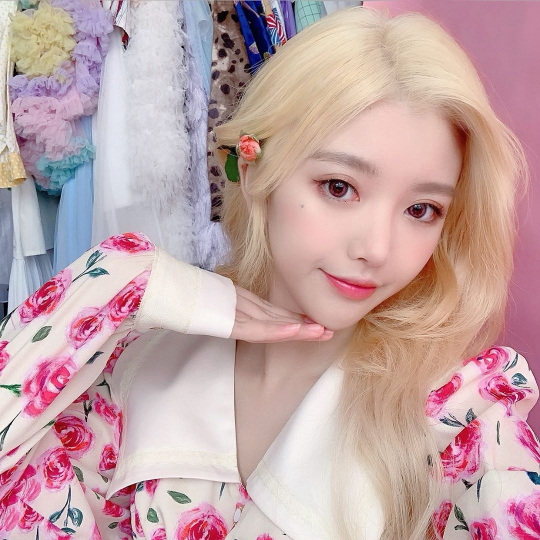
#> input picture image processing/images/btl.jpg, 1080 x 1080 px, given as the content of the folder dataset/Original/Testing, which was not available (shown at 1/2 size)
$ python dataset.py
#> lines starting #> are read from the running program, lines starting #| are printed output that depends on the picture; pictures that were not available may be replaced by others from this repository, and a replacement may not be noted
### Deep Learning/CNN/Unet/transforms.py
import cv2
import time
import random
import numpy as np
import tensorflow as tf


class ToTensor(object):

    def __call__(self, img, mask):
        """
        Convert Image to Tensorflow Tensor
        :param img:
        :param mask:
        :return: img, mask
        """
        img = tf.convert_to_tensor(img)
        mask = tf.convert_to_tensor(mask)
        return img, mask


class Normalize(object):
    def __init__(self, std, mean):
        super(Normalize, self).__init__()
        self.std = std
        self.mean = mean

    def __call__(self, img, mask):
        """
        Normalize image with mean and std of imagenet dataset
        :param img:
        :param mask
        :return: img, mask
        """
        img = img / 255.0
        mask = mask / 255.0
        img -= self.mean
        img /= self.std
        return img, mask


class RandomFlip(object):

    # [14 lines left out: function __call__, not called in this run]


class Resize(object):
    def __init__(self, dim):
        super(Resize, self).__init__()
        self.dim = dim

    def __call__(self, img, mask):
        """
        Resize image with shape(width, height)
        :param img:
        :param mask:
        :return: img, mask
        """
        img = cv2.resize(img, self.dim)
        mask = cv2.resize(mask, self.dim)
        return img, mask


class RandomRotate(object):
    # [15 lines left out: function __call__, not called in this run]


class RandomCrop(object):
    def __init__(self, dim):
        super(RandomCrop, self).__init__()
        self.dim = dim

    def __call__(self, img, mask):
        """
        Crop image with fixed shape and random
        :param img:
        :param mask:
        :return: img, mask
        """
        h, w = img.shape[:2]
        y = random.randint(0, h - self.dim[1])
        x = random.randint(0, w - self.dim[0])

        img = img[y:y+self.dim[1], x:x + self.dim[0]]
        mask = mask[y:y + self.dim[1], x:x + self.dim[0]]

        return img, mask


class RandomGaussianBlur(object):

    # [12 lines left out: function __call__, not called in this run]


class ChangeBrightness(object):

    # [15 lines left out: function __call__, not called in this run]


import json
from config import *
from os.path import join
# [13 lines left out: function main, not called in this run]
    # [21 lines of commented-out code are left out]


# [2 lines that do not run on import are left out]

### Deep Learning/CNN/Unet/dataset.py
import cv2
import numpy as np
import tensorflow as tf
from glob import glob
from tqdm import tqdm
from os.path import join
from config import *
from transforms import *
from tensorflow.keras.utils import Sequence


class Dataset(Sequence):
    def __init__(self, imgs, phase='Training', batch_size=8):
        self.phase = phase
        self.batch_size = batch_size
        self.imgs = imgs


    def load_data(self, imgs_batch):
        imgs = list()
        masks = list()

        for img_name in imgs_batch:
            img_path = join(img_paths, self.phase, img_name)
            mask_path = join(mask_paths, self.phase, img_name.split('.')[0] + '.png')

            img = cv2.imread(img_path)
            mask = cv2.imread(mask_path)

            if self.phase == 'Training':
                img, mask = self.train_transform(img, mask)
            else:
                img, mask = self.val_transfrom(img, mask)

            imgs.append(img)
            masks.append(mask)

        imgs = tf.convert_to_tensor(imgs)
        masks = tf.convert_to_tensor(masks)

        return imgs, masks


    def train_transform(self, img, mask):
        img, mask = Resize(dim=(256, 256))(img, mask)
        img, mask = RandomRotate()(img, mask)
        img, mask = ChangeBrightness()(img, mask)
        img, mask = RandomGaussianBlur()(img, mask)
        img, mask = RandomCrop(dim=(224, 224))(img, mask)
        img, mask = Normalize(std=[0.229, 0.224, 0.225],
                              mean=[0.485, 0.456, 0.406])(img, mask)
        img, mask = ToTensor()(img, mask[:, :, 0])

        return img, mask


    def val_transfrom(self, img, mask):
        img, mask = Resize(dim=(256, 256))(img, mask)
        img, mask = RandomCrop(dim=(224, 224))(img, mask)
        img, mask = Normalize(std=[0.229, 0.224, 0.225],
                              mean=[0.485, 0.456, 0.406])(img, mask)
        img, mask = ToTensor()(img, mask[:, :, 0])

        return img, mask


    def __getitem__(self, index):

        stop = (index + 1)*self.batch_size

        if stop > len(self.imgs):
            stop = len(self.imgs)

        imgs_batch = self.imgs[index*self.batch_size:stop]
        imgs, masks = self.load_data(imgs_batch)

        return imgs, masks


    def __len__(self):
        return int(np.ceil(len(self.imgs) / self.batch_size))


def main():
    img_names = list()
    img_paths = glob(join('dataset/Original/Testing', '*'))

    for i in img_paths:
        name = i.split('/')[-1]
        img_names.append(name)

    val_dataset = Dataset(img_names, phase='Testing', batch_size=8)

    for i in range(len(val_dataset)):
        img, mask = val_dataset[i]
        print(i, len((img)), len(img_names))
#> this loop made 1 pass
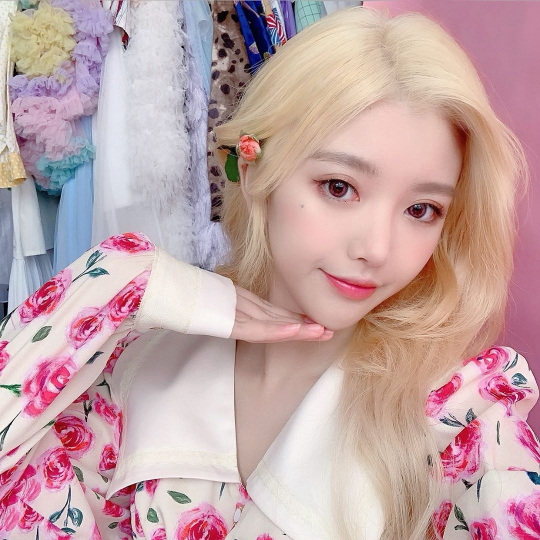
#> input picture image processing/images/btl.jpg, 1080 x 1080 px, given as the content of the folder dataset/Original/Testing, which was not available (shown at 1/2 size)
#> pass 1, in __call__, `img = cv2.resize(img, self.dim)`:
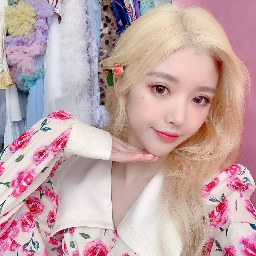
#> img: shape (256, 256, 3); mean of channels 0, 1, 2 166.7, 165.2, 195.6; drawn as B, G, R
#> pass 1, in __call__, `img = img[y:y+self.dim[1], x:x + self.dim[0]]`:
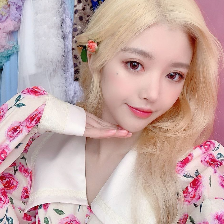
#> img: shape (224, 224, 3); mean of channels 0, 1, 2 166.8, 168.5, 198.6; drawn as B, G, R


if __name__ == '__main__':
    main()
#> (the call stopped at in __call__, `img = tf.convert_to_tensor(img)`: tensorflow is not available in this run)
